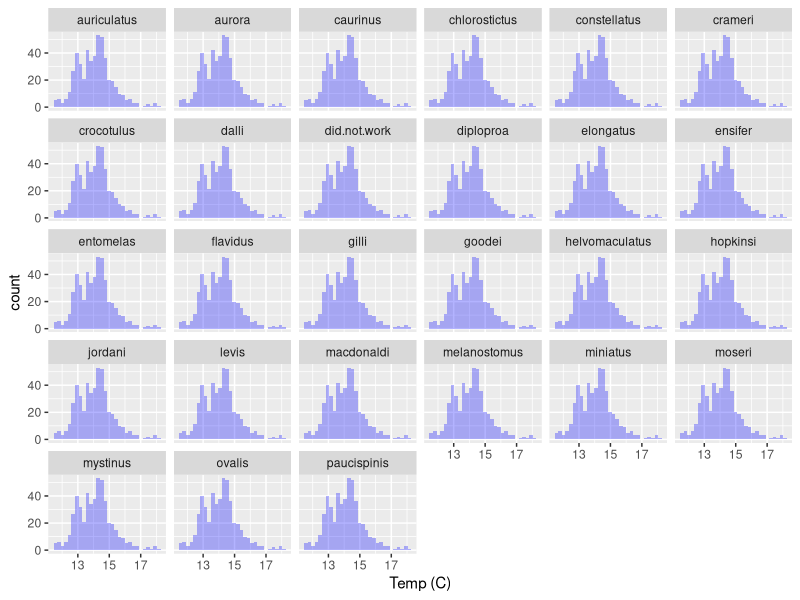
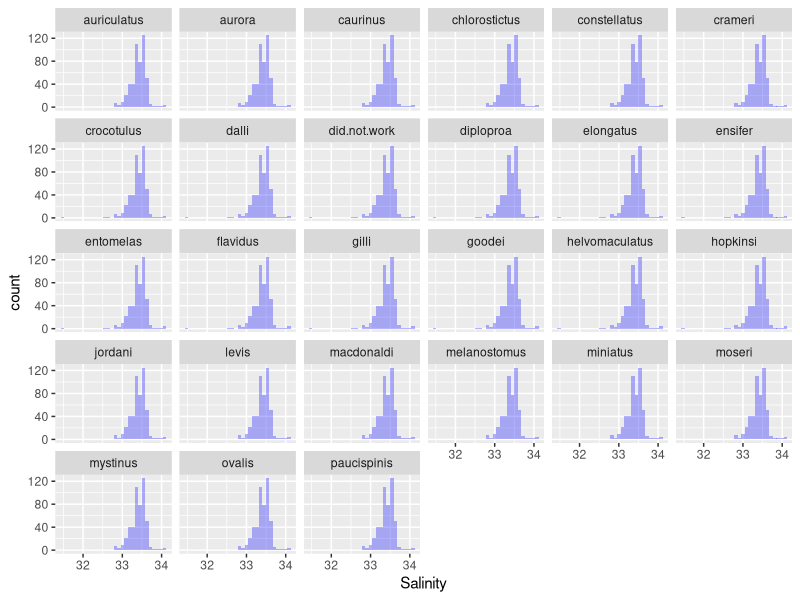

Reproduce these figures in R, in order.
## ---- chunk 1
knitr::opts_chunk$set(
  echo=FALSE
)
## ---- chunk 2
library(dplyr)
help(package = dplyr)
library(ggplot2)
library(tidyr)
## ---- chunk 3
rockfish_larval_data <- read.csv("../data/rsos170639_si_001.csv")
## ---- chunk 4
rockfish_data_reduced <- select(rockfish_larval_data, year, line, station, station.depth, temp_surf, sal_surf, oxygen_surf, temp_100m, sal_100m, oxygen_100m, auriculatus, aurora,	caurinus,	chlorostictus,	constellatus,crameri,	crocotulus,	dalli,	did.not.work,	diploproa,	elongatus,	ensifer,	entomelas,	flavidus,	gilli,	goodei, helvomaculatus,	hopkinsi,	jordani,	levis,	macdonaldi,	melanostomus,	miniatus,	moseri,	mystinus,	ovalis,	paucispinis)
## ---- chunk 5
rockfish_data_added_genus <- rockfish_data_reduced %>%
  gather('auriculatus', 'aurora',	'caurinus',	'chlorostictus',	'constellatus', 'crameri',	'crocotulus',	'dalli',	'did.not.work',	'diploproa',	'elongatus',	'ensifer',	'entomelas',	'flavidus',	'gilli',	'goodei', 'helvomaculatus',	'hopkinsi',	'jordani',	'levis',	'macdonaldi',	'melanostomus',	'miniatus',	'moseri',	'mystinus',	'ovalis',	'paucispinis', key = "genus", value = "counts")
## ---- chunk 6
knitr::kable(
  rockfish_data_added_genus[1:5, ], 
  caption = "Rockfish Data Table"
)
## ---- chunk 7
ggplot(rockfish_data_added_genus, aes(x=temp_surf)) +
   geom_histogram(fill="blue", alpha = 0.3) +
   labs(x = "Temp (C)") +
   facet_wrap(~genus)
## ---- chunk 8
ggplot(rockfish_data_added_genus, aes(x=sal_surf)) +
   geom_histogram(fill="blue", alpha = 0.3) +
   labs(x = "Salinity") +
   facet_wrap(~genus)
